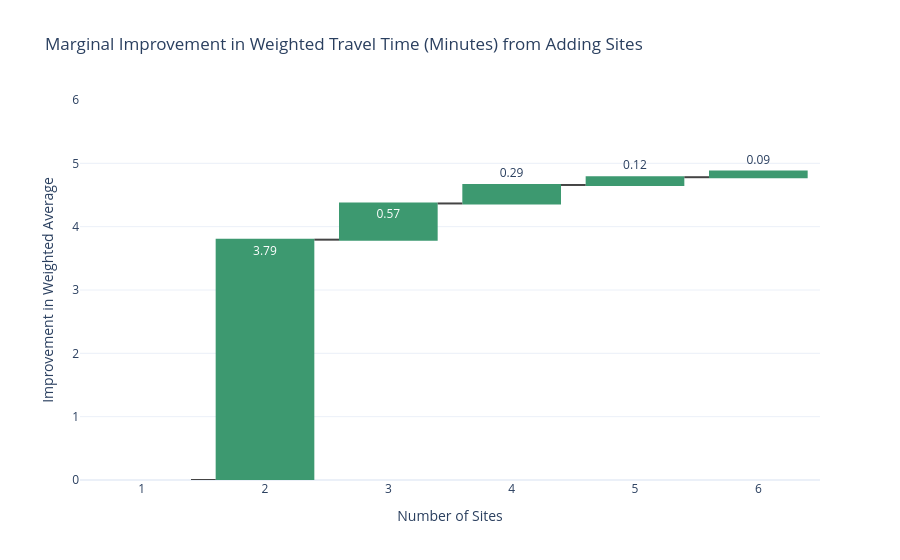

The cell this chart's notebook holds for it:
### Markdown cell above
Another plot option is a waterfall plot. 

:::{.callout-warning}
Consider the data literacy of your stakeholders - is this interpretable for them? 
:::

### Code cell
fig = go.Figure(go.Waterfall(
    x=all_sols["n_sites"],
    y=all_sols["marginal_gain"].fillna(0),
    measure=["absolute"] + ["relative"]*(len(all_sols)-1),
    text=[f"{v:.2f}" if pd.notna(v) else "" for v in all_sols["marginal_gain"]],
))

fig.update_layout(
    title="Marginal Improvement in Weighted Travel Time (Minutes) from Adding Sites",
    xaxis_title="Number of Sites",
    yaxis_title="Improvement in Weighted Average",
    template="plotly_white"
)

fig.update_yaxes(range=(0,6))


fig.show()

### Figure 1 — Plotly figure (JSON) as saved in the notebook; plotly's stock layout.template omitted (floating-point values rounded to 4 significant figures)
{"data": [{"measure": ["absolute", "relative", "relative", "relative", "relative", "relative"], "text": ["", "3.79", "0.57", "0.29", "0.12", "0.09"], "type": "waterfall", "x": [1, 2, 3, 4, 5, 6], "y": [0, 3.795, 0.5718, 0.292, 0.1225, 0.08881]}], "layout": {"title": {"text": "Marginal Improvement in Weighted Travel Time (Minutes) from Adding Sites"}, "xaxis": {"title": {"text": "Number of Sites"}}, "yaxis": {"range": [0, 6], "title": {"text": "Improvement in Weighted Average"}}}}
